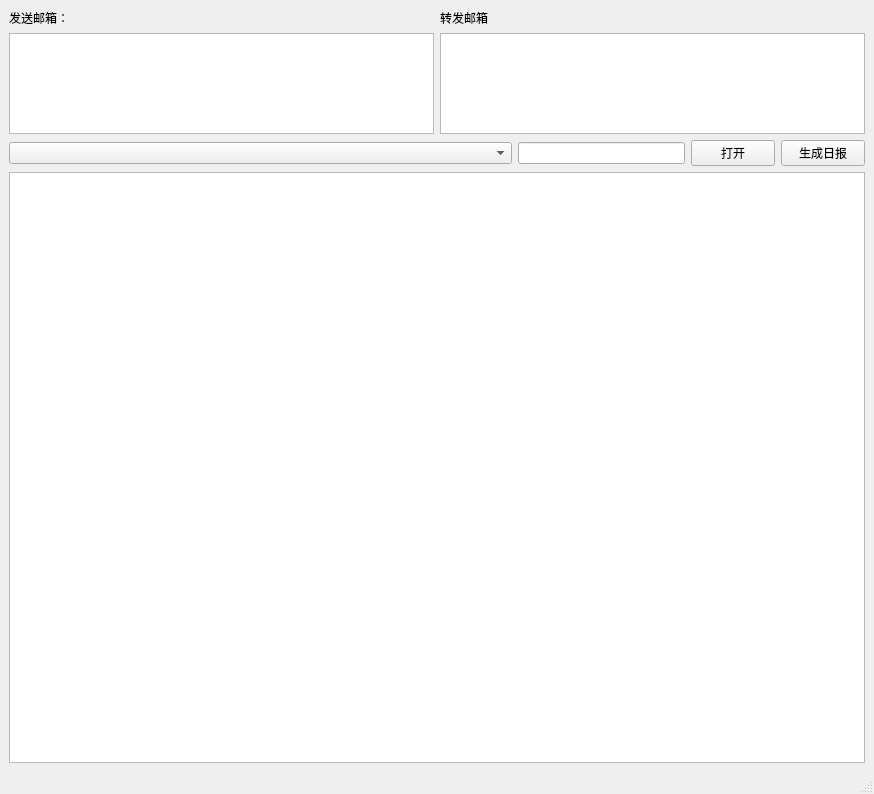
<?xml version="1.0" encoding="UTF-8"?>
<ui version="4.0">
 <class>SendDailyReport</class>
 <widget class="QMainWindow" name="SendDailyReport">
  <property name="geometry">
   <rect>
    <x>0</x>
    <y>0</y>
    <width>874</width>
    <height>794</height>
   </rect>
  </property>
  <property name="windowTitle">
   <string>MainWindow</string>
  </property>
  <widget class="QWidget" name="centralwidget">
   <layout class="QVBoxLayout" name="verticalLayout_5">
    <item>
     <layout class="QVBoxLayout" name="verticalLayout_4" stretch="1,5">
      <item>
       <layout class="QHBoxLayout" name="horizontalLayout_2" stretch="10,10">
        <item>
         <layout class="QVBoxLayout" name="verticalLayout">
          <item>
           <widget class="QLabel" name="label">
            <property name="text">
             <string>发送邮箱：</string>
            </property>
           </widget>
          </item>
          <item>
           <widget class="QTextEdit" name="textEdit_send"/>
          </item>
         </layout>
        </item>
        <item>
         <layout class="QVBoxLayout" name="verticalLayout_2">
          <item>
           <widget class="QLabel" name="label_2">
            <property name="text">
             <string>转发邮箱</string>
            </property>
           </widget>
          </item>
          <item>
           <widget class="QTextEdit" name="textEdit_send_cc"/>
          </item>
         </layout>
        </item>
       </layout>
      </item>
      <item>
       <layout class="QVBoxLayout" name="verticalLayout_3">
        <item>
         <layout class="QHBoxLayout" name="horizontalLayout" stretch="6,2,1,1">
          <item>
           <widget class="QComboBox" name="comboBox"/>
          </item>
          <item>
           <widget class="QLineEdit" name="lineEdit"/>
          </item>
          <item>
           <widget class="QPushButton" name="pushButton_open">
            <property name="text">
             <string>打开</string>
            </property>
           </widget>
          </item>
          <item>
           <widget class="QPushButton" name="pushButton_gen">
            <property name="text">
             <string>生成日报</string>
            </property>
           </widget>
          </item>
         </layout>
        </item>
        <item>
         <widget class="QTableWidget" name="tableWidget"/>
        </item>
       </layout>
      </item>
     </layout>
    </item>
   </layout>
  </widget>
  <widget class="QStatusBar" name="statusbar"/>
 </widget>
 <resources/>
 <connections/>
</ui>
